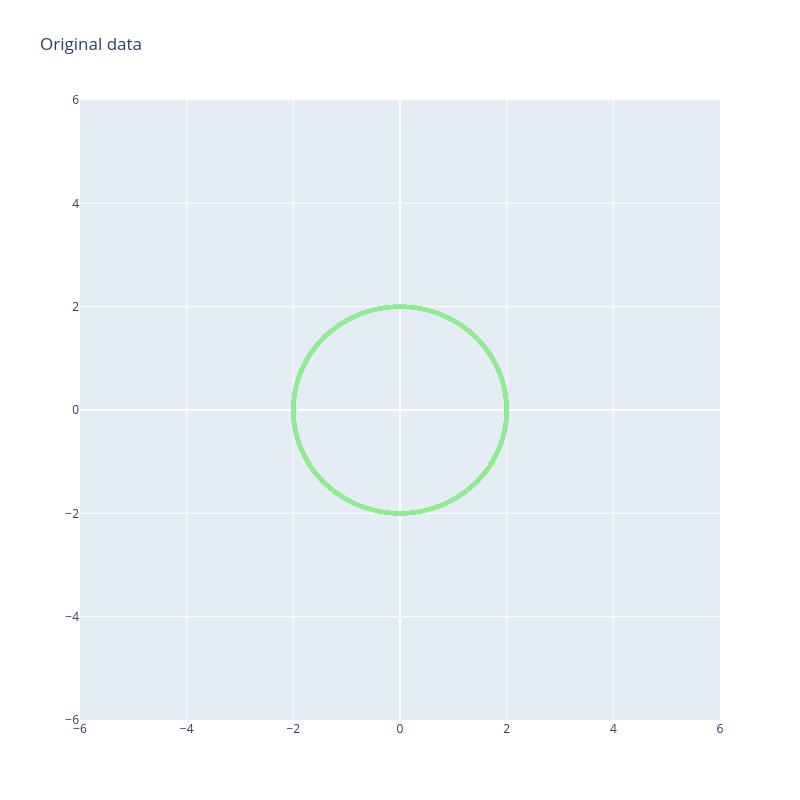
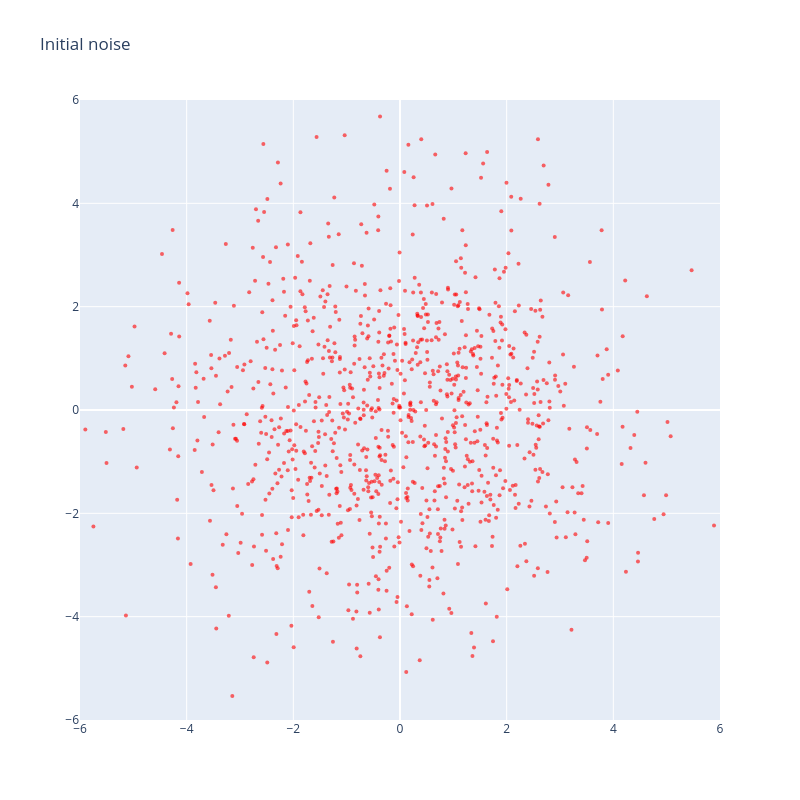
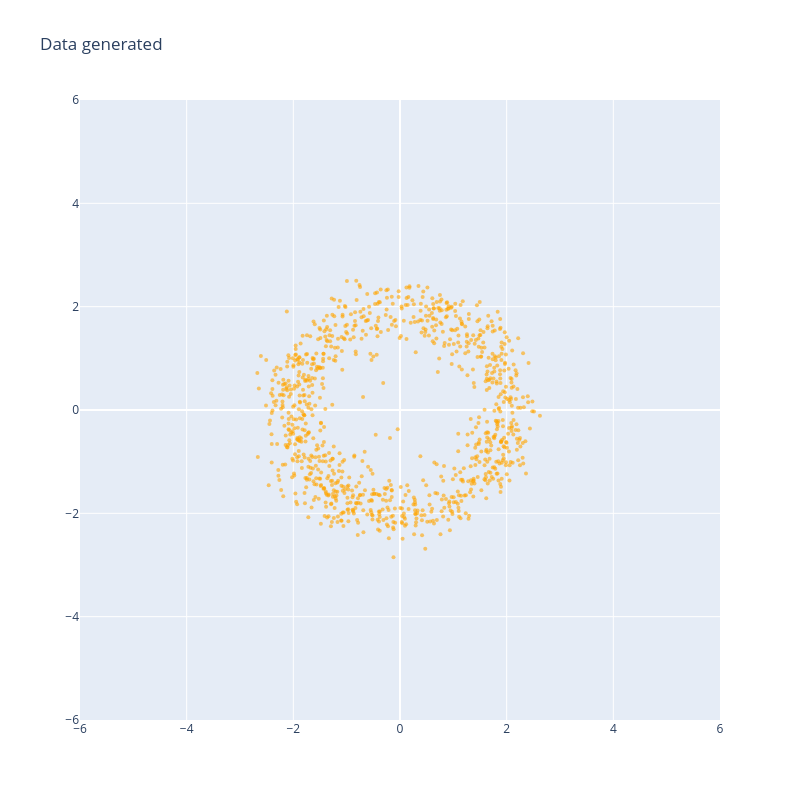

The code cell stored with these charts, in order, in its notebook:
### Code cell
#visualization
plot_2d_points(circles.cpu(), "Original data", "lightgreen")
plot_2d_points(noise0, "Initial noise", "red")
plot_2d_points(generated_points, "Data generated", "orange")

### Figure 1 — Plotly figure (JSON) as saved in the notebook; plotly's stock layout.template omitted (floating-point values rounded to 4 significant figures; data arrays with more than 128 entries replaced by an {"elided": "..."} marker saying what was removed)
{"data": [{"marker": {"color": "lightgreen", "opacity": 0.6, "size": 4}, "mode": "markers", "name": "Original data", "type": "scatter", "x": {"elided": "10000 float values"}, "y": {"elided": "10000 float values"}}], "layout": {"height": 800, "title": {"text": "Original data"}, "width": 800, "xaxis": {"range": [-6, 6]}, "yaxis": {"range": [-6, 6]}}}

### Figure 2 — Plotly figure (JSON) as saved in the notebook; plotly's stock layout.template omitted (floating-point values rounded to 4 significant figures; data arrays with more than 128 entries replaced by an {"elided": "..."} marker saying what was removed)
{"data": [{"marker": {"color": "red", "opacity": 0.6, "size": 4}, "mode": "markers", "name": "Initial noise", "type": "scatter", "x": {"elided": "1000 float values"}, "y": {"elided": "1000 float values"}}], "layout": {"height": 800, "title": {"text": "Initial noise"}, "width": 800, "xaxis": {"range": [-6, 6]}, "yaxis": {"range": [-6, 6]}}}

### Figure 3 — Plotly figure (JSON) as saved in the notebook; plotly's stock layout.template omitted (floating-point values rounded to 4 significant figures; data arrays with more than 128 entries replaced by an {"elided": "..."} marker saying what was removed)
{"data": [{"marker": {"color": "orange", "opacity": 0.6, "size": 4}, "mode": "markers", "name": "Data generated", "type": "scatter", "x": {"elided": "1000 float values"}, "y": {"elided": "1000 float values"}}], "layout": {"height": 800, "title": {"text": "Data generated"}, "width": 800, "xaxis": {"range": [-6, 6]}, "yaxis": {"range": [-6, 6]}}}
